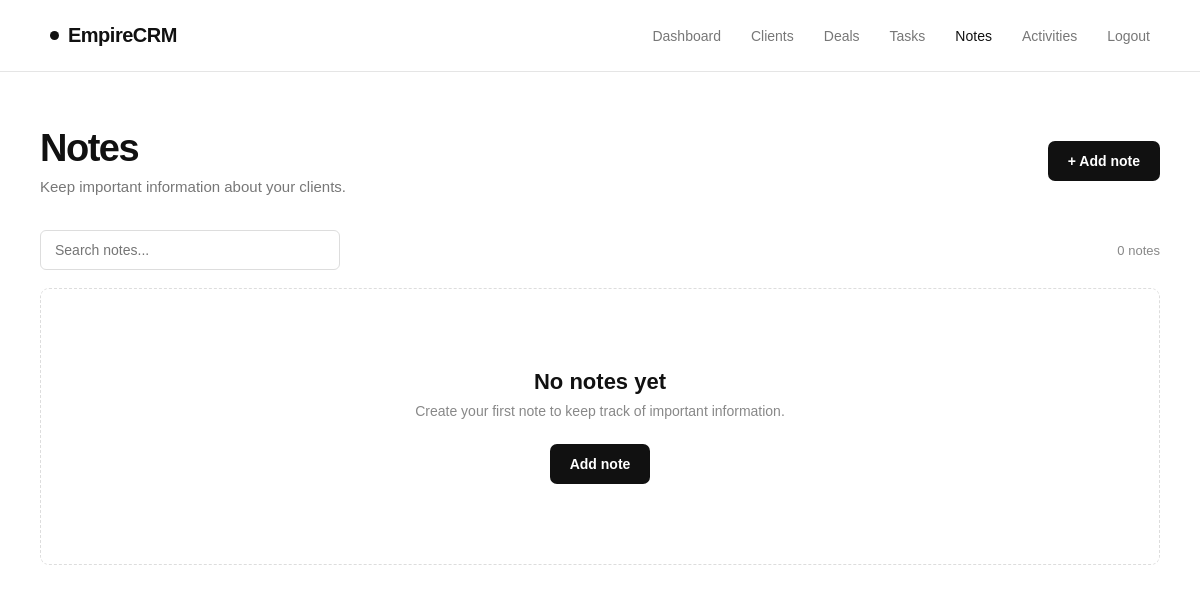
/notes (signed in), run on an earlier commit of the app's database.
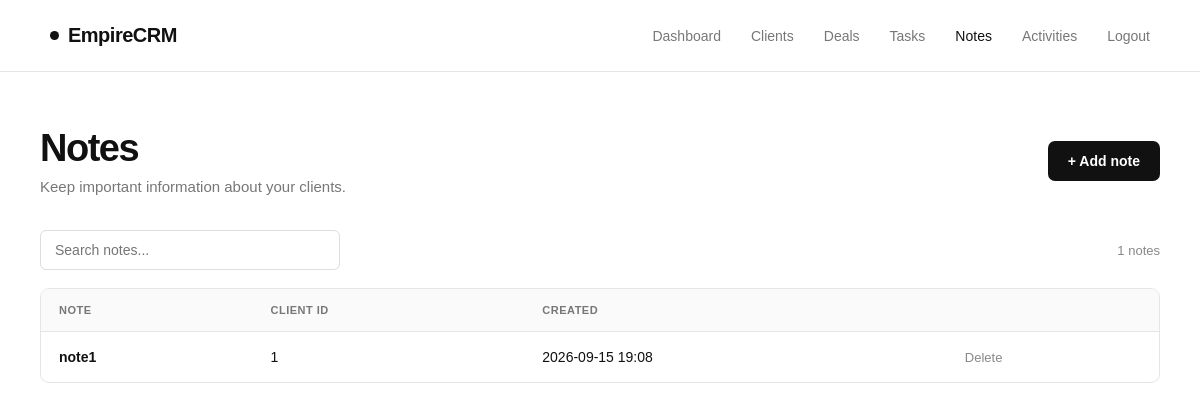
And on a later commit of the database.
### main.py (models this page shows)
class Note(db.Model):
    id = db.Column(db.Integer, primary_key=True)
    text = db.Column(db.Text, nullable=False)
    created_at = db.Column(db.DateTime, default=datetime.now)
    client_id = db.Column(db.Integer, db.ForeignKey('client.id'))
    user_id = db.Column(db.Integer, db.ForeignKey('user.id'))

### main.py (the view, shortened to what this page needs)
@app.route('/notes', methods=['GET', 'POST', 'DELETE'])
def notes():
    notes = Note.query.filter_by(user_id=current_user.id).order_by(Note.created_at.desc()).all()
    return render_template('notes.html', notes=notes)

### main.py (called while the page is built)
@login_manager.user_loader
def load_user(user_id):
    return db.session.get(User, int(user_id))

### templates/notes.html (shortened to what this page needs)
<!DOCTYPE html>
<html lang="en">
<head>
    <link rel="stylesheet" href="{{ url_for('static', filename='notes.css') }}">
</head>
<body>
<nav class="navbar">
    <div class="logo">
        <span class="logo-dot"></span>
        EmpireCRM
    </div>
    <div class="nav-links">
        <a href="{{ url_for('main') }}">Dashboard</a>
        <a href="{{ url_for('clients') }}">Clients</a>
        <a href="{{ url_for('deals') }}">Deals</a>
        <a href="{{ url_for('tasks') }}">Tasks</a>
        <a href="{{ url_for('notes') }}" class="active">Notes</a>
        <a href="{{ url_for('activities') }}">Activities</a>
        <a href="{{ url_for('logout') }}">Logout</a>
    </div>
</nav>
<main class="notes-page">
    <div class="page-header">
        <div>
            <h1>Notes</h1>
            <p>Keep important information about your clients.</p>
        </div>
        <button class="add-note-btn" onclick="openModal()">
            + Add note
        </button>
    </div>
    <div class="notes-toolbar">
        <div class="search-box">
            <input
                type="text"
                id="searchInput"
                placeholder="Search notes..."
                oninput="searchNotes()"
            >
        </div>
        <div class="note-count">
            {{ notes|length }} notes
        </div>
    </div>
    {% if notes %}
    <div class="table-container">
        <table>
            <thead>
                <tr>
                    <th>Note</th>
                    <th>Client ID</th>
                    <th>Created</th>
                    <th></th>
                </tr>
            </thead>
            <tbody id="notesTable">
                {% for note in notes %}
                <tr data-note="{{ note.id }}">
                    <td>
                        <strong>{{ note.text }}</strong>
                    </td>
                    <td>
                        {{ note.client_id or '—' }}
                    </td>
                    <td>
                        {{ note.created_at.strftime('%Y-%m-%d %H:%M') }}
                    </td>
                    <td>
                        <button
                            class="delete-btn"
                            onclick="deleteNote({{ note.id }})"
                        >
                            Delete
                        </button>
                    </td>
                </tr>
                {% endfor %}
            </tbody>
        </table>
    </div>
    {% else %}
    <div class="empty-state">
        <h2>No notes yet</h2>
        <p>Create your first note to keep track of important information.</p>
        <button class="add-note-btn" onclick="openModal()">
            Add note
        </button>
    </div>
    {% endif %}
</main>
</body>
</html>

What changed in the data, as far as the page shows it:
added Note: text "note1", client "1", created_at "2026-09-15 19:08"
Also different on the page:
{{ notes|length }}: "0" → "1"
text no longer shown: "No notes yet Create your first note to keep track of important information. Add note"
text now shown: "NOTE CLIENT ID CREATED"
